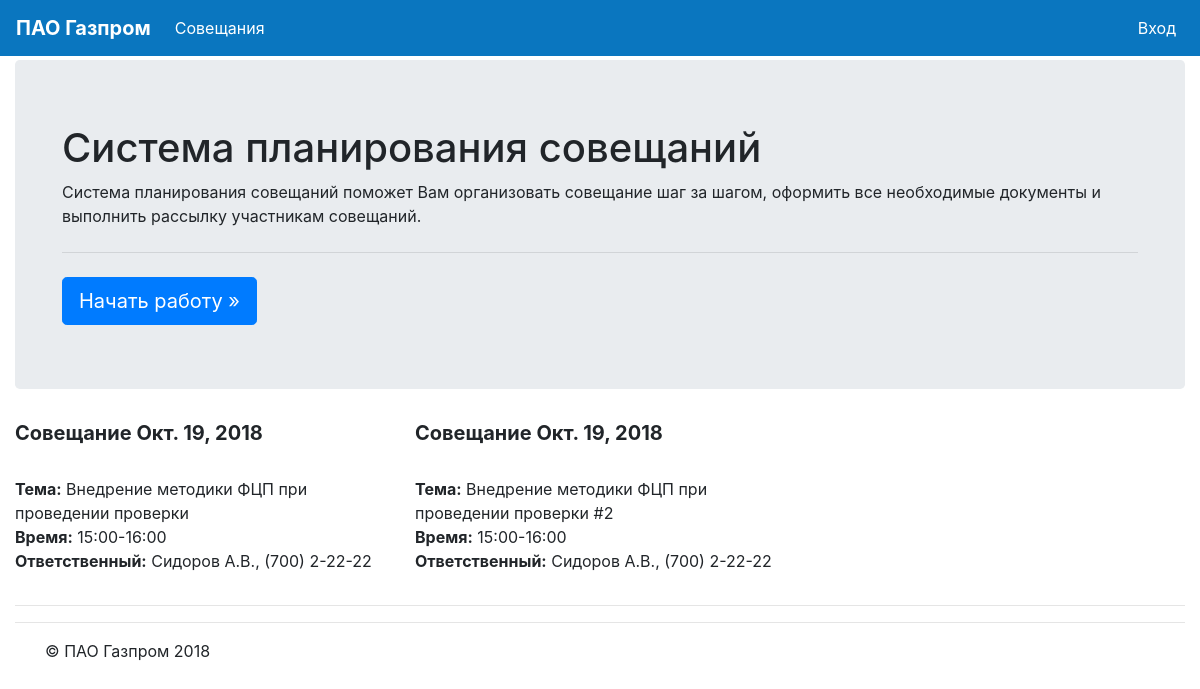
The app's page /, older data.
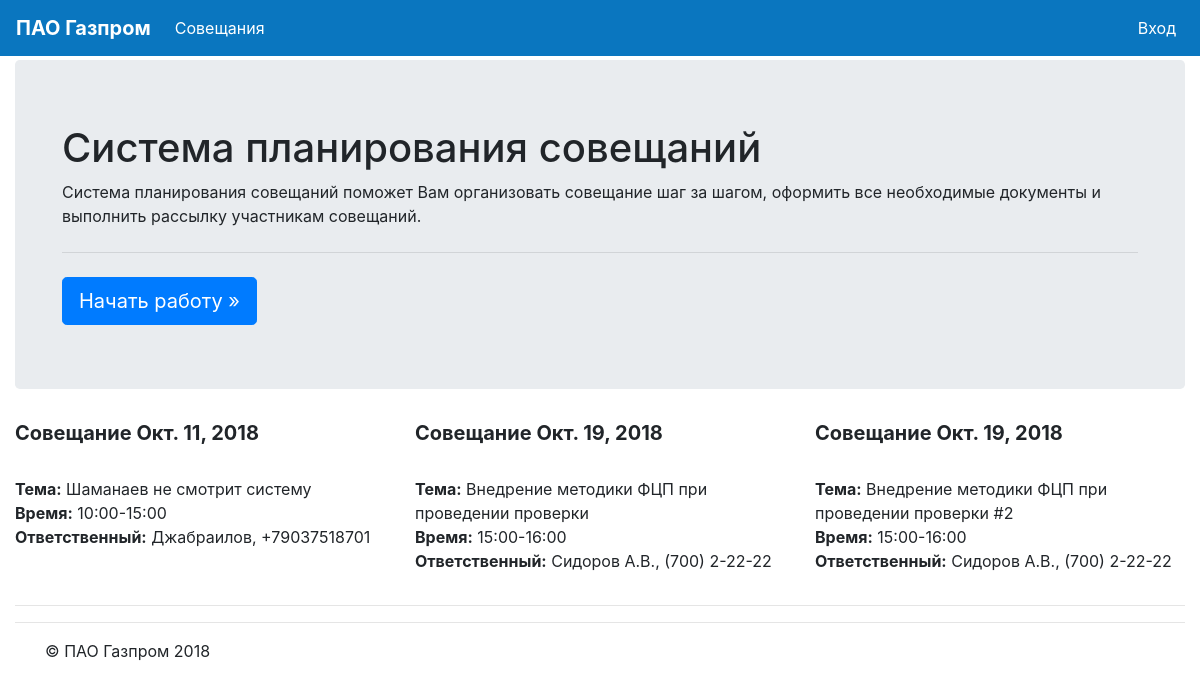
The same page, newer data.
### meetings/models.py (models this page shows, shortened)
class Meeting(models.Model):
    meet_type = models.CharField(max_length=1, choices=MEETING_TYPE_CHOICES, default=mInternal)
    meet_subj = models.CharField(max_length=128, db_index=True)
    meet_date = models.DateField(null=False, default=timezone.now)
    meet_start = models.CharField(max_length=5,null=True)
    meet_end = models.CharField(max_length=5,null=True)
    meet_acc = models.CharField(max_length=64, db_index=True, blank=True)
    meet_tel = models.CharField(max_length=20, blank=True)
    meet_save = models.BooleanField(default=False)
    meet_confident = models.BooleanField(default=False)
    studios = models.ManyToManyField('Studio', through='StudioList')
    class Meta:
        verbose_name = 'Совещание'
        verbose_name_plural = 'Совещания'

### meetings/views.py (the view)
# urls.py: 2. Add a URL to urlpatterns:  path('', views.home, name='home')
def home(request):
    args={}
    args['meetings'] = Meeting.objects.filter(meet_date__gte=timezone.now()).order_by('meet_date', '-meet_start')[0:3]
    return render(request,'mb_home.html', args)

### meetings/views.py (called while the page is built)
def mb_processor(request):
    args={}
    args['mb_auth']=settings.MB_AUTH
    return args

### templates/mb_home.html
{% extends "mb_main.html" %}
{% load i18n %}
{% block main-content %}
      <div class="jumbotron">
        <div class="container">
          <h1 class="display-5">Система планирования совещаний</h1>
          <p>Система планирования совещаний поможет Вам организовать совещание шаг за шагом, оформить все необходимые документы и выполнить рассылку участникам совещаний.</p>
          <hr class="my-4">
          <a class="btn btn-primary btn-lg" href="{% url 'meetings:table' %}" role="button">Начать работу &raquo;</a>
        </div>
      </div>
{% endblock %}

### templates/mb_main.html (shortened to what this page needs)
{% load staticfiles %}
{% load cache %}
<!DOCTYPE html>
<html>
<head>
    <link rel="stylesheet" type="text/css" href="{% static "css/bootstrap.min.css" %}">
    <link rel="stylesheet" type="text/css" href="{% static "css/bootstrap-datepicker.min.css" %}">
    <link rel="stylesheet" type="text/css" href="{% static "css/bootstrap-timepicker.min.css" %}">
    <link rel="stylesheet" type="text/css"  href="{% static "css/jquery.dataTables.min.css" %}">
    <link rel="stylesheet" href="{% static "fonts/css/all.css" %}">
    <link rel="stylesheet" type="text/css"  href="{% static "appendGrid/jquery-ui.structure.min.css" %}">
    <link rel="stylesheet" type="text/css"  href="{% static "appendGrid/jquery-ui.theme.min.css" %}">
    <link rel="stylesheet" type="text/css"  href="{% static "appendGrid/jquery.appendGrid-1.7.1.min.css" %}">
</head>
<body style="padding-top:60px;">
    <div class="container-fluid">
    <div class="row">
    <div class="col-sm-12">
    <nav class="navbar navbar-expand-md navbar-dark fixed-top" style="background-color: #0a76bf;">
      <a class="navbar-brand" href="{% url 'home' %}"><b>ПАО Газпром</b></a>
      <div class="collapse navbar-collapse" id="navbarLeft">
        <ul class="navbar-nav mr-auto">
          <li class="nav-item active">
            <a class="nav-link" href="{% url 'meetings:table' %}">Совещания <span class="sr-only">(current)</span></a>
          </li>
        </ul>
        <ul class="navbar-nav mr-left">
          {% if mb_auth %}
              <li class="nav-item active">
            {% if user.is_authenticated %}
                <a class="nav-link" href="{% url "logout" %}"><i class="fa fa-torsos"></i>Выход ({{ user.username }})</a>
            {% else %}
                <a class="nav-link" href="{% url "login" %}">Вход</a>
            {% endif %}
              </li>
          {% endif %}
         </ul>
      </div>
    </nav>
    {% block content %}
    <main role="main">
      {% block main-content %}{% endblock %}
        <div class="row">
          {%  for meeting in meetings %}
              {%  if forloop.counter <= 3 %}
                  <div class="col-md-4">
                    <h5><b>Совещание {{ meeting.meet_date }}</b></h5>
                    <a href="{% url 'meetings:membersdoc' meeting.id %}" target='_blank' data-toggle="tooltip" data-placement="top" title="Формировать список участников" onClick=""><i class="fa fa-users"></i></a>
                    <a href="{% url 'meetings:itemsdoc' meeting.id %}" target='_blank' data-toggle="tooltip" data-placement="top" title="Формировать повестку" onClick=""><i class="fa fa-list"></i></a>
                    <a href="{% url 'meetings:studiosdoc' meeting.id %}" target='_blank' data-toggle="tooltip" data-placement="top" title="Формировать заявку" onClick=""><i class="fa fa-file"></i></a>
                    <p>
                        <b>Тема:</b> {{ meeting.meet_subj }}<br>
                        <b>Время:</b> {{ meeting.meet_start }}-{{ meeting.meet_end }}<br>
                        <b>Ответственный:</b> {{ meeting.meet_acc }}, {{ meeting.meet_tel }}<br>
                    </p>
                  </div>
              {% endif %}
          {% endfor %}
        </div>
        <hr>
    </main>
    {% endblock %}
    <hr class="my-3">
    <footer class="container">
      <p>&copy; ПАО Газпром 2018</p>
    </footer>
    </div>
</body>
</html>

Row changes from the older to the newer data that the page shows:
added Meeting: meet_date "Окт. 11, 2018", meet_subj "Шаманаев не смотрит систему", meet_start "10:00", meet_end "15:00", meet_acc "Джабраилов", meet_tel "+79037518701"
